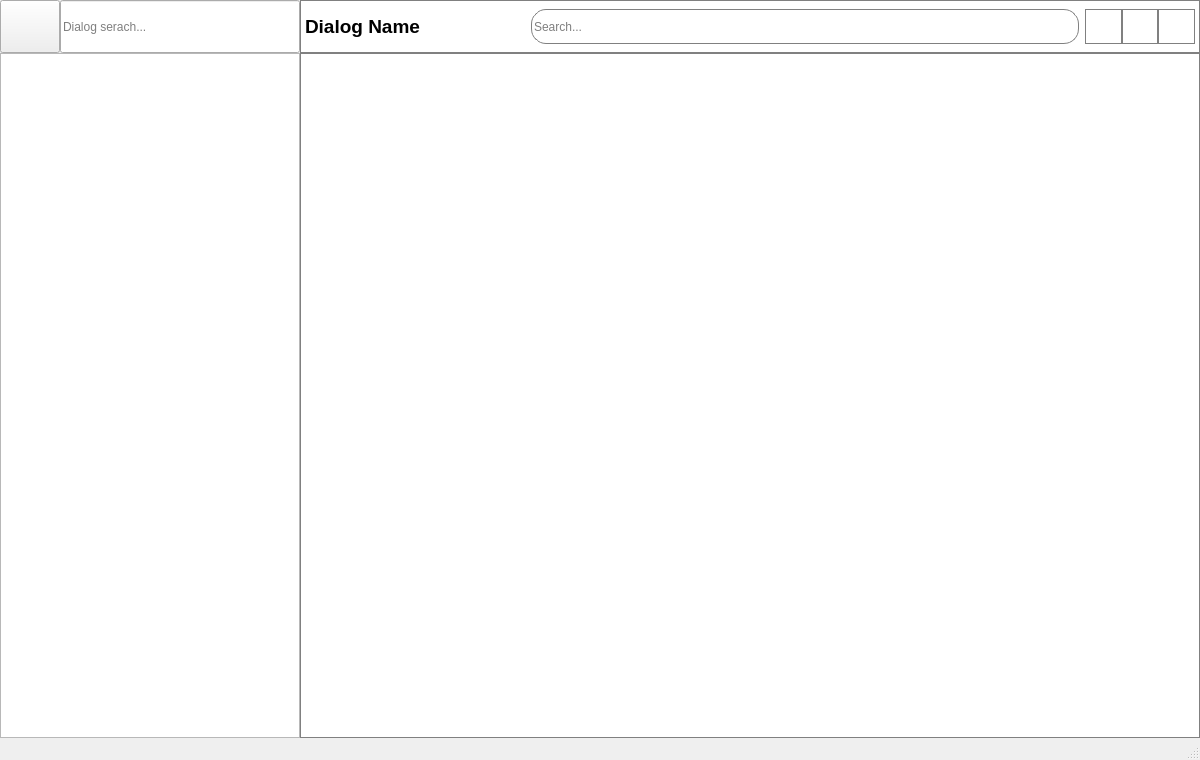
<?xml version="1.0" encoding="UTF-8"?>
<ui version="4.0">
 <class>MainWindow</class>
 <widget class="QMainWindow" name="MainWindow">
  <property name="geometry">
   <rect>
    <x>0</x>
    <y>0</y>
    <width>1200</width>
    <height>760</height>
   </rect>
  </property>
  <property name="minimumSize">
   <size>
    <width>1200</width>
    <height>760</height>
   </size>
  </property>
  <property name="maximumSize">
   <size>
    <width>1234567</width>
    <height>123456</height>
   </size>
  </property>
  <property name="windowTitle">
   <string>Messenger</string>
  </property>
  <property name="autoFillBackground">
   <bool>false</bool>
  </property>
  <property name="styleSheet">
   <string notr="true"/>
  </property>
  <widget class="QWidget" name="centralwidget">
   <layout class="QHBoxLayout" name="horizontalLayout" stretch="1,3">
    <property name="spacing">
     <number>0</number>
    </property>
    <property name="leftMargin">
     <number>0</number>
    </property>
    <property name="topMargin">
     <number>0</number>
    </property>
    <property name="rightMargin">
     <number>0</number>
    </property>
    <property name="bottomMargin">
     <number>0</number>
    </property>
    <item>
     <layout class="QVBoxLayout" name="dialogs_layout" stretch="1,13">
      <property name="spacing">
       <number>0</number>
      </property>
      <item>
       <layout class="QHBoxLayout" name="searchLayout" stretch="1,4">
        <property name="spacing">
         <number>0</number>
        </property>
        <item>
         <widget class="QPushButton" name="menu_button">
          <property name="sizePolicy">
           <sizepolicy hsizetype="Ignored" vsizetype="Expanding">
            <horstretch>0</horstretch>
            <verstretch>0</verstretch>
           </sizepolicy>
          </property>
          <property name="text">
           <string/>
          </property>
          <property name="iconSize">
           <size>
            <width>25</width>
            <height>25</height>
           </size>
          </property>
         </widget>
        </item>
        <item>
         <widget class="QLineEdit" name="dialog_search_edit">
          <property name="sizePolicy">
           <sizepolicy hsizetype="Expanding" vsizetype="Expanding">
            <horstretch>0</horstretch>
            <verstretch>0</verstretch>
           </sizepolicy>
          </property>
          <property name="placeholderText">
           <string>Dialog serach...</string>
          </property>
         </widget>
        </item>
       </layout>
      </item>
      <item>
       <widget class="QListView" name="dialogs_list"/>
      </item>
     </layout>
    </item>
    <item>
     <layout class="QVBoxLayout" name="messages_layout" stretch="1,13">
      <property name="spacing">
       <number>0</number>
      </property>
      <item>
       <widget class="QWidget" name="headliner" native="true">
        <property name="styleSheet">
         <string notr="true">background-color: white;
border: 0.5px solid grey;</string>
        </property>
        <layout class="QVBoxLayout" name="verticalLayout">
         <property name="leftMargin">
          <number>0</number>
         </property>
         <property name="topMargin">
          <number>9</number>
         </property>
         <property name="rightMargin">
          <number>0</number>
         </property>
         <property name="bottomMargin">
          <number>9</number>
         </property>
         <item>
          <layout class="QHBoxLayout" name="headliner_layout" stretch="2,5,1">
           <property name="spacing">
            <number>6</number>
           </property>
           <property name="leftMargin">
            <number>5</number>
           </property>
           <property name="rightMargin">
            <number>5</number>
           </property>
           <item>
            <widget class="QLabel" name="dialog_label">
             <property name="font">
              <font>
               <pointsize>14</pointsize>
               <bold>true</bold>
              </font>
             </property>
             <property name="styleSheet">
              <string notr="true">border: none; background: none;</string>
             </property>
             <property name="lineWidth">
              <number>0</number>
             </property>
             <property name="text">
              <string>Dialog Name</string>
             </property>
            </widget>
           </item>
           <item>
            <widget class="QLineEdit" name="msg_search_edit">
             <property name="sizePolicy">
              <sizepolicy hsizetype="Expanding" vsizetype="Preferred">
               <horstretch>0</horstretch>
               <verstretch>0</verstretch>
              </sizepolicy>
             </property>
             <property name="styleSheet">
              <string notr="true">border-radius: 15px;</string>
             </property>
             <property name="text">
              <string/>
             </property>
             <property name="placeholderText">
              <string>Search...</string>
             </property>
            </widget>
           </item>
           <item>
            <layout class="QHBoxLayout" name="chat_buttons_layout">
             <property name="spacing">
              <number>0</number>
             </property>
             <item>
              <widget class="QPushButton" name="new_chat_button">
               <property name="sizePolicy">
                <sizepolicy hsizetype="Ignored" vsizetype="Expanding">
                 <horstretch>0</horstretch>
                 <verstretch>0</verstretch>
                </sizepolicy>
               </property>
               <property name="text">
                <string/>
               </property>
               <property name="iconSize">
                <size>
                 <width>25</width>
                 <height>25</height>
                </size>
               </property>
              </widget>
             </item>
             <item>
              <widget class="QPushButton" name="chat_settings_button">
               <property name="sizePolicy">
                <sizepolicy hsizetype="Ignored" vsizetype="Expanding">
                 <horstretch>0</horstretch>
                 <verstretch>0</verstretch>
                </sizepolicy>
               </property>
               <property name="text">
                <string/>
               </property>
               <property name="iconSize">
                <size>
                 <width>25</width>
                 <height>25</height>
                </size>
               </property>
              </widget>
             </item>
             <item>
              <widget class="QPushButton" name="P2P_button">
               <property name="sizePolicy">
                <sizepolicy hsizetype="Ignored" vsizetype="Expanding">
                 <horstretch>0</horstretch>
                 <verstretch>0</verstretch>
                </sizepolicy>
               </property>
               <property name="text">
                <string/>
               </property>
               <property name="iconSize">
                <size>
                 <width>30</width>
                 <height>30</height>
                </size>
               </property>
              </widget>
             </item>
            </layout>
           </item>
          </layout>
         </item>
        </layout>
       </widget>
      </item>
      <item>
       <widget class="QListView" name="dialog_window">
        <property name="styleSheet">
         <string notr="true">border: 0.5px solid grey;
background-color: qlineargradient(spread:pad, x1:1, y1:1, x2:0, y2:0, 
    stop:0 rgba(161, 196, 253, 255), 
    stop:0.5 rgba(194, 233, 251, 255), 
    stop:1 rgba(118, 199, 192, 255));</string>
        </property>
       </widget>
      </item>
     </layout>
    </item>
   </layout>
  </widget>
  <widget class="QMenuBar" name="menubar">
   <property name="geometry">
    <rect>
     <x>0</x>
     <y>0</y>
     <width>1200</width>
     <height>23</height>
    </rect>
   </property>
  </widget>
  <widget class="QStatusBar" name="statusbar"/>
 </widget>
 <resources/>
 <connections/>
</ui>
